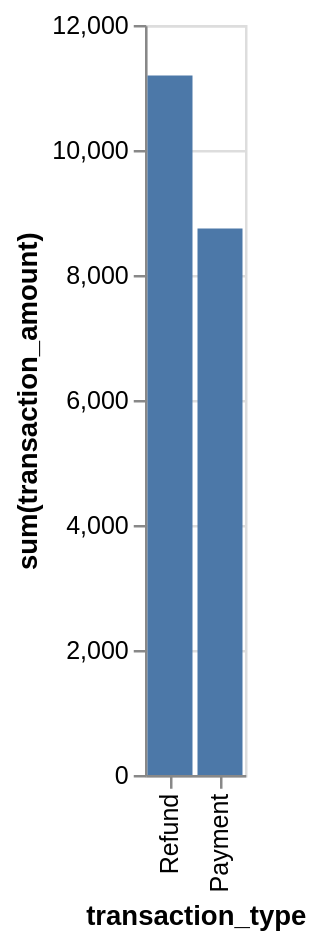

Vega-Lite specification for this chart:
### Vega-Lite specification from a JSON file in a GitHub repository (floating-point values rounded to 4 significant figures)
{"data": {"values": [{"x_data": "Payment", "y_data": 8743.0}, {"x_data": "Refund", "y_data": 11190.0}]}, "mark": "bar", "encoding": {"x": {"field": "x_data", "type": "nominal", "title": "transaction_type", "sort": {"op": "sum", "field": "y_data", "order": "descending"}}, "y": {"field": "y_data", "type": "quantitative", "title": "sum(transaction_amount)"}}}
